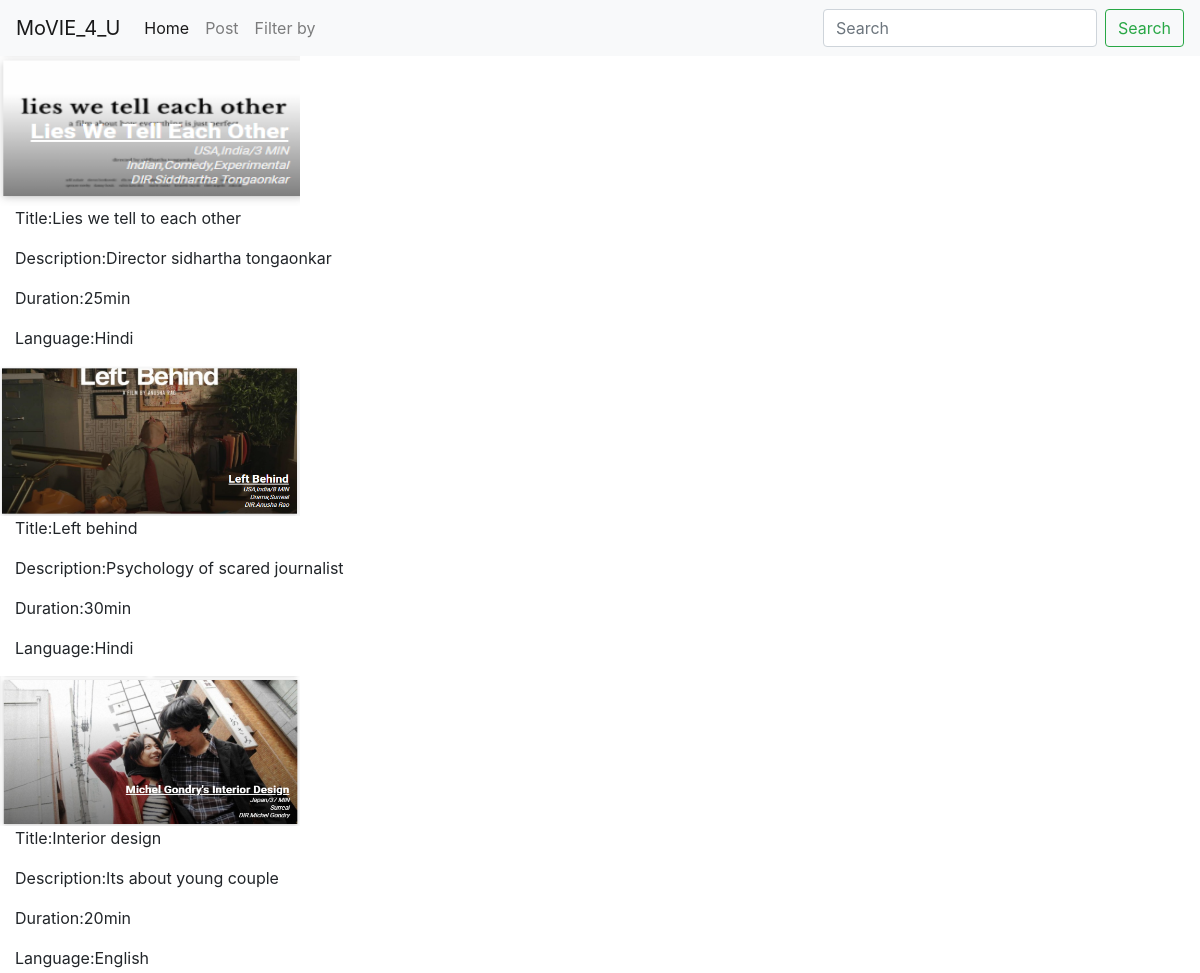
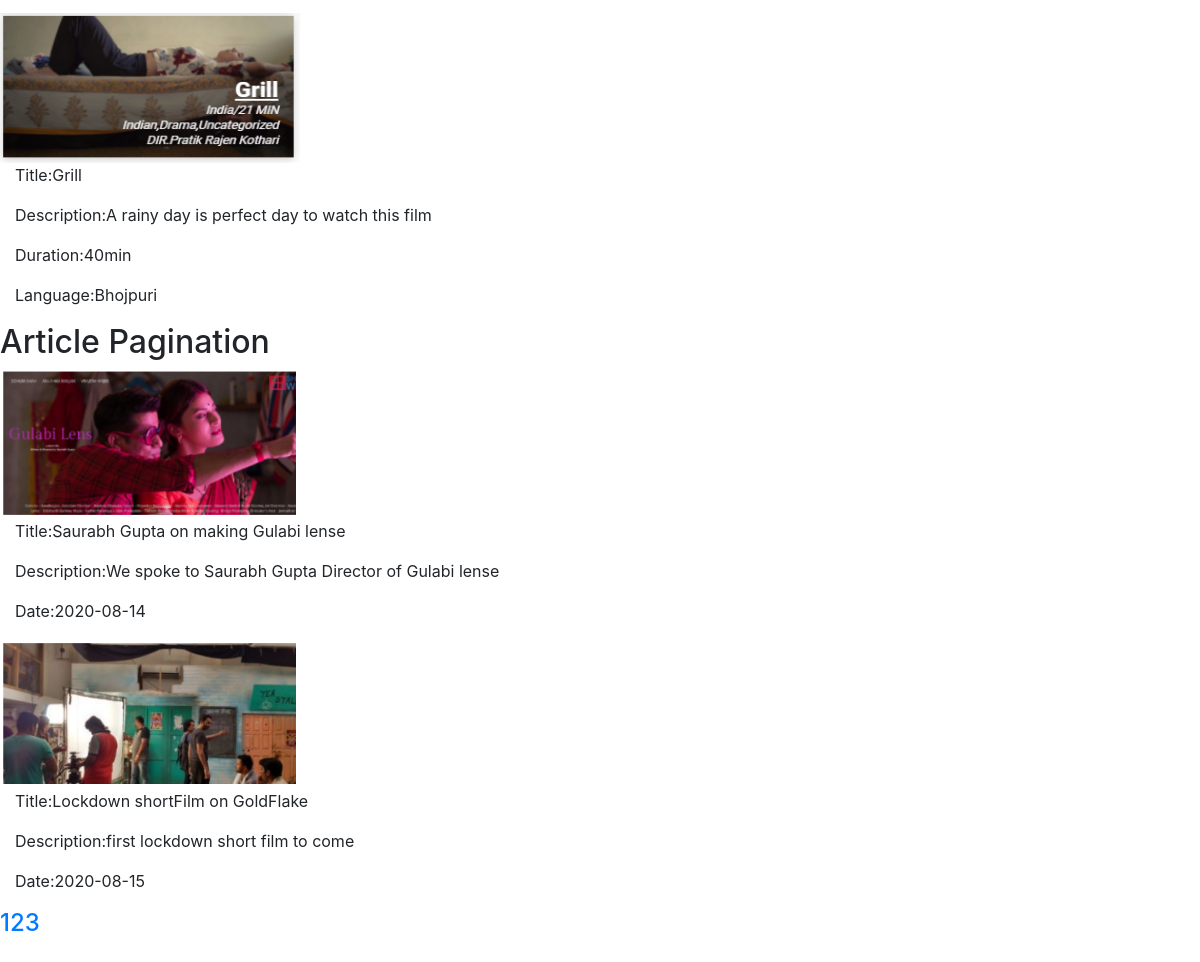
The app's page /admin/index.php with its own data (2 pictures, top to bottom).
### tables this page shows
CREATE TABLE `movietb` (
  `id` int(255) NOT NULL,
  `title` text NOT NULL,
  `description` text NOT NULL,
  `duration` varchar(255) NOT NULL,
  `language` text NOT NULL,
  `genre` text NOT NULL,
  `image` varchar(255) NOT NULL
);

CREATE TABLE `articletb` (
  `id` int(255) NOT NULL,
  `title` text NOT NULL,
  `description` text NOT NULL,
  `date` date NOT NULL,
  `image` varchar(50) NOT NULL
);

### admin/index.php (the view)
<?php
include "inc/head.php";
include "inc/nav.php";
include "inc/bottom.php";
include "db/db.php";
?>
<?php
if(isSet($_POST['searchButton'])){
    $search=$_POST['search'];
    $sql="SELECT * FROM movietb where title='$search'";
    $run =mysqli_query($con,$sql);
    while($row=mysqli_fetch_array($run)){
      echo "<div id='img_div'>";
echo "<img src='../image/".$row['image']."'>";
echo "</div>";
echo "<div id='col'>";
echo "<p>Title:".$row['title']."</p>";
echo "</div>";
echo "<div class='col'>";
echo "<p> Description:" .$row['description']."</p>";
echo "</div>";
echo "<div id='col'>";
echo "<p>Duration:".$row['duration']."</p>";
echo "</div>";
echo "<div id='col'>";
echo "<p>Language".$row['language']."</p>";
echo "</div>";
echo "<div id='col'>";
echo "<p>Genre:".$row['genre']."</p>";
echo "</div>";
    }
  }
else{
$sql="SELECT * FROM `movietb`";
$res=mysqli_query($con,$sql);
while($row=mysqli_fetch_array($res)){
echo "<div id='getImage'>";
echo "<img src='../image/" .$row['image']."'>";
echo "</div>";
echo "<div class='col'>";
echo "<p> Title:" .$row['title']."</p>";
echo "</div>";
echo "<div class='col'>";
echo "<p> Description:" .$row['description']."</p>";
echo "</div>";
echo "<div class='col'>";
echo "<p> Duration:" .$row['duration']."</p>";
echo "</div>";
echo "<div class='col'>";
echo "<p> Language:" .$row['language']."</p>";
echo "</div>";
}
};
echo "<h2> Article Pagination</h2>";
$limit=2;
if(isSet($_GET['page'])){
  $page=$_GET['page'];
}else{
  $page=1;
}
$offset=($page-1)*$limit;
$sql= "SELECT * FROM `articletb`LIMIT {$offset},{$limit}";
$result=mysqli_query($con,$sql);
while($row=mysqli_fetch_array($result)){
  echo "<div id='getImage'>";
  echo "<img src='../image/" .$row['image']."'>";
  echo "</div>";
  echo "<div class='col'>";
  echo "<p> Title:" .$row['title']."</p>";
  echo "</div>";
  echo "<div class='col'>";
  echo "<p> Description:" .$row['description']."</p>";
  echo "</div>";
  echo "<div class='col'>";
  echo "<p> Date:" .$row['date']."</p>";
  echo "</div>";
}
$sql1= "SELECT * FROM `articletb`";
$result1=mysqli_query($con,$sql1);
if(mysqli_num_rows($result1)>0){
  $total_records=mysqli_num_rows($result1);
  $total_page=ceil($total_records/ $limit);
  echo '<ul class="pagination admin-pagination">';
  for($i=1; $i <= $total_page; $i++){
    echo '<li><a href="index.php?page='.$i.'"><h4>' .$i. '</h4></a></li>';
  }
  echo '</ul>';
}
?>

### admin/inc/head.php (shortened to what this page needs)
<!DOCTYPE html>
<html lang="en">
<head>
<link rel="stylesheet" href="https://stackpath.bootstrapcdn.com/bootstrap/4.5.2/css/bootstrap.min.css">
</head>
<body>

### admin/inc/nav.php (shortened to what this page needs)
<nav class="navbar navbar-expand-lg navbar-light bg-light">
  <a class="navbar-brand" href="#">MoVIE_4_U</a>
  <div class="collapse navbar-collapse" id="navbarSupportedContent">
    <ul class="navbar-nav mr-auto">
      <li class="nav-item active">
        <a class="nav-link" href="index.php">Home <span class="sr-only">(current)</span></a>
      </li>
      <li class="nav-item">
        <a class="nav-link" href="post.php" >Post</a>
      </li>
      <li class="nav-item">
        <a class="nav-link" href="filter.php" tabindex="-1" aria="true">Filter by</a>
      </li>
    </ul>
    <form class="form-inline my-2 my-lg-0" action="" method="post">
        <input class="form-control mr-sm-2" type="text" name="search" placeholder="Search" aria-label="Search">
        <button name="searchButton" class="btn btn-outline-success my-2 my-sm-0" type="submit">Search</button>
      </form>
  </div>
</nav>

### admin/inc/bottom.php (shortened to what this page needs)
</body>
</html>

### admin/inc/head.php (style rules this page uses)
img { vertical-align: middle; border-style: none; width: 300px; height: 150px; }

### records on screen
movietb: image (picture), title "Lies we tell to each other", description "Director sidhartha tongaonkar", duration "25min", language "Hindi"
movietb: image (picture), title "Left behind", description "Psychology of scared journalist", duration "30min", language "Hindi"
movietb: image (picture), title "Interior design", description "Its about young couple", duration "20min", language "English"
movietb: image (picture), title "Grill", description "A rainy day is perfect day to watch this film", duration "40min", language "Bhojpuri"
articletb: image (picture), title "Saurabh Gupta on making Gulabi lense", description "We spoke to Saurabh Gupta Director of Gulabi lense", date "2020-08-14"
articletb: image (picture), title "Lockdown shortFilm on GoldFlake", description "first lockdown short film to come", date "2020-08-15"
